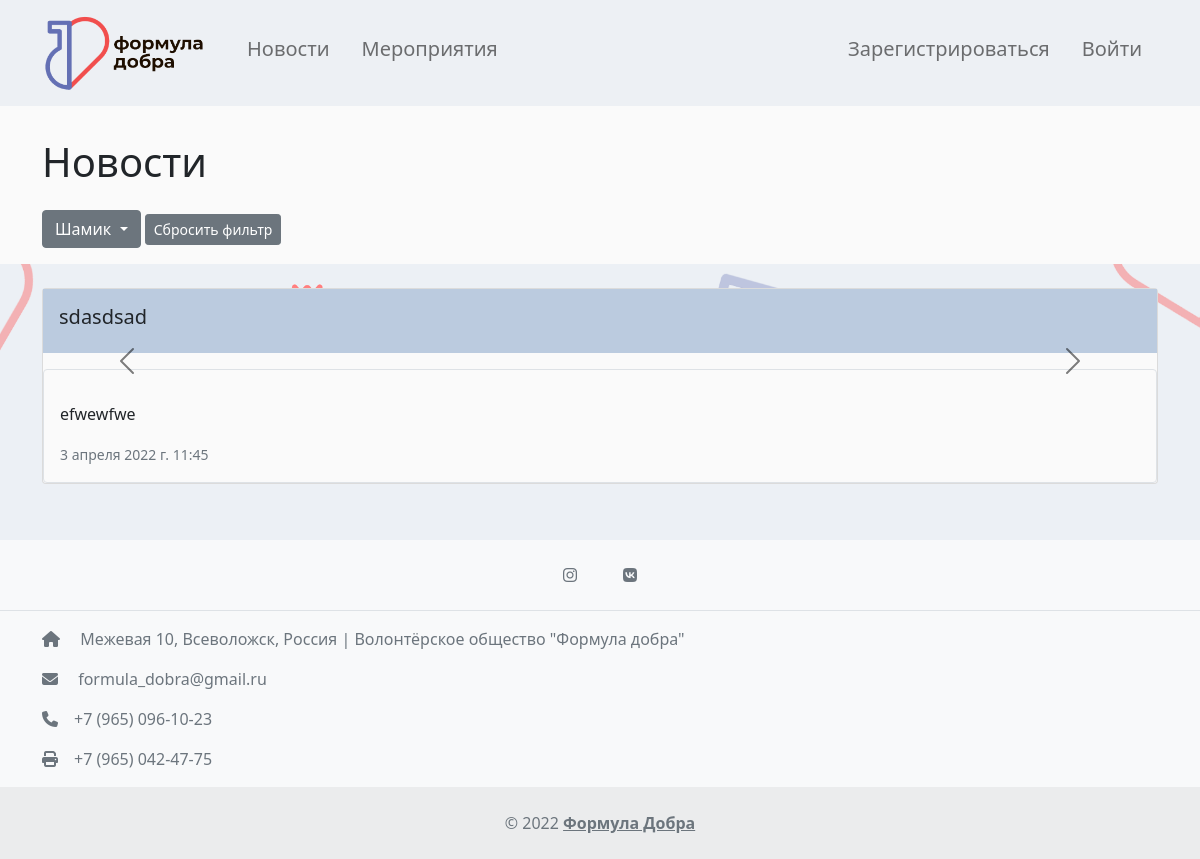
The page /news/category/2/ on the database its author committed.
### news/models.py (models this page shows, shortened)
class Category(models.Model):
    title = models.CharField(max_length=150, db_index=True, verbose_name='Наименование категории')
    class Meta:
        verbose_name = 'Категория'
        verbose_name_plural = 'Категории'
        ordering = ['title']

class News(models.Model):
    title = models.CharField(max_length=150, verbose_name='Наименование')
    content = models.TextField(blank=True, verbose_name='Контент')
    created_at = models.DateTimeField(auto_now_add=True, verbose_name='Опубликовано')
    updated_at = models.DateTimeField(auto_now=True, verbose_name='Обновлено')
    photo1 = models.ImageField(upload_to='photos/news/%Y/%m/%d', blank=True, verbose_name='Фото1')
    photo2 = models.ImageField(upload_to='photos/news/%Y/%m/%d', blank=True, verbose_name='Фото2')
    photo3 = models.ImageField(upload_to='photos/news/%Y/%m/%d', blank=True,verbose_name='Фото3')
    is_published = models.BooleanField(default=True, verbose_name='Опубликовано?')
    category = models.ForeignKey('Category', on_delete=models.PROTECT, null=True, verbose_name='Категория')
    class Meta:
        verbose_name = 'Новость'
        verbose_name_plural = 'Новости'
        ordering = ['-created_at']

### news/views.py (the view)
# urls.py: path('news/category/<int:category_id>/', get_category, name='category'),
def get_category(request, category_id):
    news = News.objects.filter(category_id=category_id)
    categories = Category.objects.all()
    category = Category.objects.get(pk=category_id)
    return render(request, 'news/category.html', {'news': news,'categories': categories, 'category': category})

### templates/news/category.html (shortened to what this page needs)
{% extends 'base.html' %}
{% block content %}
    <div class="p-3"   style="background-color: #fafafa;" >
        <div class="container  mb-4 mt-3"  >
                <H1 >Новости</H1>
        </div>
                <div class="dropdown container d-grid gap-2 d-md-block " >
                      <button class="btn btn-secondary dropdown-toggle" type="button" id="dropdownMenuButton1" data-bs-toggle="dropdown" aria-expanded="false">
                        {{ category.title }}
                      </button>
                    <a type="button" href="{% url 'news' %}" class="btn btn-secondary btn-sm">Сбросить фильтр</a>
                </div>
    </div>
    <div class=" container " >
    {% for item in news %}
        {% if item.is_published %}
        <div class="card mb-3 my-4  " style="background-color: #fafafa;">
        <div class="card-body mb-2" style="background-color: #bbcbdf;">
        <h5 class="card-title ">{{ item.title }}</h5>
        </div>
        <div id="carouselExampleDark{{item.id}}" class="carousel carousel-dark slide mb-2 " data-bs-ride="carousel">
          <button class="carousel-control-prev" type="button" data-bs-target="#carouselExampleDark{{item.id}}" data-bs-slide="prev">
            <span class="carousel-control-prev-icon" aria-hidden="true"></span>
          </button>
          <button class="carousel-control-next" type="button"  data-bs-target="#carouselExampleDark{{item.id}}" data-bs-slide="next">
            <span class="carousel-control-next-icon" aria-hidden="true"></span>
          </button>
        </div>
          <div class="card-body border rounded">
              {% autoescape off %}
            <p class="card-text">{{ item.content|safe}}</p>
              {% endautoescape %}
            <p class="card-text"><small class="text-muted">{{ item.created_at }}</small></p>
          </div>
        </div>
        {% endif %}
    {% endfor %}
    </div>
{% endblock %}

### rows shown on the page
Category: title "Шамик"
News: title "sdasdsad", is_published True (drawn), content "efwewfwe", created_at "3 апреля 2022 г. 11:45"
